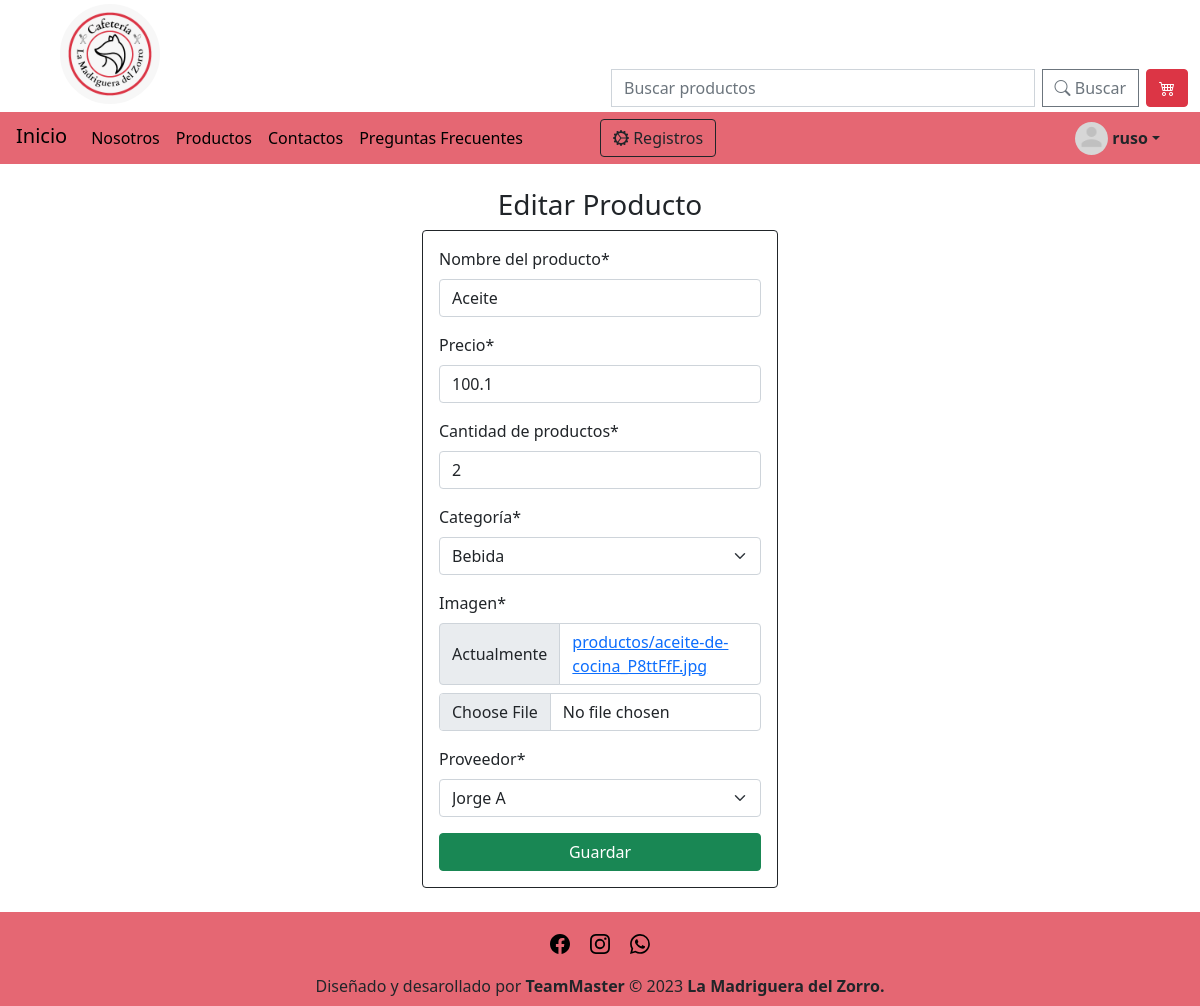
The app's page /update_producto/4/ (signed in) with its own data.
### cafeteria_app/models.py (models this page shows, shortened)
class Producto(models.Model):
    nombre = models.CharField(verbose_name='Nombre del producto',max_length=100)
    precio = models.FloatField(verbose_name='Precio')
    cantidad_productos = models.PositiveIntegerField(verbose_name='Cantidad de productos')
    categoria = models.CharField(verbose_name='Categoría', max_length=10, choices=(
        ('bebida', 'Bebida'),
        ('sandwich', 'Sandwich'),
        ('pasta', 'Pasta'),
        ('carne', 'Carne'),
        ('dulce', 'Dulce'),
        ('golosina', 'Golosina'),
        ('aseo', 'Aseo')
    ), default='bebida')
    imagen = models.ImageField(upload_to="productos", null=True)
    proveedor = models.ForeignKey(Proveedor, on_delete=models.CASCADE, related_name='productos',verbose_name='Proveedor')

class Proveedor(models.Model):
    ci = models.CharField(primary_key=True, max_length=11,unique=True)
    nombre = models.CharField(max_length=200)
    telefono = models.CharField(max_length=8)
    correo = models.EmailField(max_length=210)
    descripcion = models.TextField(max_length=300)
    def __str__(self):
        texto = "{0}"
        return texto.format(self.nombre)

### cafeteria_app/views.py (the view)
# urls.py: path('update_producto/<int:pk>/', UpdateProducto.as_view(), name='update_producto'),
class UpdateProducto(PermissionRequiredMixin, UpdateView):
    model = Producto
    template_name = 'producto/edicionProducto.html'
    form_class = Producto_Form
    permission_required = ('cafeteria.change_UpdateProducto')
    success_url = reverse_lazy('listar_producto')

### cafeteria_app/forms.py
class Producto_Form(forms.ModelForm):
    class Meta:
        model = Producto
        fields = '__all__'

### cafeteria_app/context_processor.py (called while the page is built)
def total_carrito(request):
    total = 0
    if "carrito" in request.session.keys():
        for key, value in request.session["carrito"].items():
            total += value["acumulado"]
    return {"total": total}

### cafeteria_app/templates/producto/edicionProducto.html (shortened to what this page needs)
{% extends "base.html" %}
 {% load static %}
{% block body %}
{% load crispy_forms_tags %}
<div class="container py-4">
    <div class="row">
        <div class="col-sm-12 col-md-4 mx-auto">
            <h3 class="text-center">Editar Producto</h3>
            <div class="card border-dark">
                <div class="card-body">
                     <form action="" method="POST" enctype="multipart/form-data">
                            {{form | crispy}}
                            <div class="form-group d-grid gap-2">
                                <input type="submit" class="btn btn-success" value="Guardar">
                            </div>
                    </form>
                </div>
            </div>
        </div>
    </div>
</div>
{% endblock %}

### cafeteria_app/templates/base.html (shortened to what this page needs)
<!DOCTYPE html>
<html lang="en">
<head>
    {% load static %}
    <link rel="stylesheet" href="{% static 'css/bootstrap.min.css' %}">
    <link rel="stylesheet" href="{% static 'css/proveedores.css' %}">
    <link rel="stylesheet" href="{% static 'css/dataTables.bootstrap5.min.css' %}">
    <link rel="stylesheet" href="{% static 'css/bootstrap-icons.css' %}">
    <link rel="stylesheet" href="{% static 'css/fonts/bootstrap-icons.woff' %}">
    <link rel="stylesheet" href="{% static 'css/fonts/bootstrap-icons.woff2' %}">
</head>
<body>
      <div id="top" class="container-fluid">
        <div class="row">
          <div class="col-sm-12 col-md-6 mt-1 mb-2">
            <a href="/">
              <img class="rounded-circle float-start mx-5" src="{% static 'img/logo.jpg' %}" alt="Logo" width="100" height="100">
            </a>
          </div>
          <div id="div_form" class="col-sm-12 col-md-6 mb-1" >
              <form class="input-group" role="search"  method="POST" action="/search/"> {% csrf_token %}
                <input value="{{request.buscador}}" id="buscar" name="buscador" class="form-control me-2 buscar" type="text" placeholder="Buscar productos" >
                <button id="boton" class="btn btn-outline-secondary me-2 bi bi-search" type="submit"> Buscar</button>
                <div class="carrito">
                  <a class="btn btn-danger bi bi-cart4" data-bs-toggle="offcanvas" href="#offcanvasExample1" role="button" aria-controls="offcanvasExample">
                  </a>
                </div>
              </form>
          </div>
        </div>
      </div>
        <nav class="navbar bg-danger bg-opacity-75 navbar-dark p-1 ">
            <div class="container-fluid navbar-expand-md">
              <a class="navbar-brand mb-lg-1" href="/" id="zorrillo">
                Inicio
              </a>
              <div class=" collapse navbar-collapse" id="navbarSupportedContent">
                <ul class="navbar-nav me-auto mb-lg-0 ">
                  <li class="nav-item">
                      <a class="nav-link" aria-current="page" href="{% url 'nosotros' %}">Nosotros</a>
                  </li>
                  <li class="nav-item">
                    <a class="nav-link" href="/#productos">Productos</a>
                  </li>
                  <li class="nav-item">
                    <a class="nav-link " href="/contacto">Contactos</a>
                  </li>
                  <li class="nav-item">
                    <a class="nav-link" href="{% url 'faq' %}">Preguntas Frecuentes</a>
                  </li>
                </ul>
                <div class="dropdown float-end me-4" >
                  <a href="#" class="d-flex align-items-center link-body-emphasis text-decoration-none dropdown-toggle text-dark" data-bs-toggle="dropdown" aria-expanded="false" >
                    <img src="{% static 'img/avatar-mono.png' %}" alt="Avatar" class="rounded-circle me-1" width="33" height="33">
                    {% if user.is_authenticated %}
                    <strong >{{ user.username }}</strong>
                    {% endif %}
                  </a>
                </div>
              </div>
            </div>
            {% if request.user.is_superuser %}
            <div class="menu position-absolute top-48 start-50">
              <a class="btn btn-outline-dark bi bi-gear-wide-connected" data-bs-toggle="offcanvas" href="#offcanvasExample" role="button" aria-controls="offcanvasExample">
              Registros</a>
             </div>
             {% endif %}
        </nav>
   {% block body %}
   {% endblock %}
   <footer class=" text-center text-dark mt-5 bg-danger bg-opacity-75" >
    <div class="container p-3 pb-0 ">
      <section class="mb-2">
        <a class="btn btn-outline-primary btn-sm" href="https://www.facebook.com/universidad.uci" target="_blank" role="button" style="border: none;">
          <img src="{% static 'img/facebook.svg' %}" alt="Facebook" width="20" title="Facebook">
        </a>
        <a class="btn btn-outline-light btn-sm" href="https://www.instagram.com/invites/contact/?i=1i4m8kbbds1bt&utm_content=raz2p57" role="button" role="button" target="_blank" style="border: none;">
          <img src="{% static 'img/instagram.svg' %}" alt="Instagram" width="20" title="Instagram">
        </a>
        <a class="btn btn-outline-success btn-sm" href="https://chat.whatsapp.com/LUB5WtoBCr4Dyk1CjjyfNG" role="button" target="_blank" style="border: none;">
          <img src="{% static 'img/whatsapp.svg' %}" alt="WhatsApp" width="20" title="WhatsApp">
        </a>
      </section>
    </div>
      <div class="text-center p-2">
        Diseñado y desarollado por <b class="text-dark">TeamMaster</b> © 2023 <b class="text-dark">La Madriguera del Zorro.</b>
      </div>
  </footer>
</body>
</html>

### static/css/proveedores.css (style rules this page uses)
@media only screen and (min-width:768px) { #div_form { margin-top: 4.3rem; } }
#zorrillo { color: black !important; }
.nav-link { color: black !important; }
html { min-height: 100%; position: relative; }
body { margin: 0; margin-bottom: 70px; }
footer { position: absolute; width: 100%; bottom: 0; }

### records on screen
Producto: nombre "Aceite", precio "100.1", cantidad_productos "2", categoria "Bebida", proveedor "Jorge A"

### other values on screen
{{ user.username }} "ruso"
